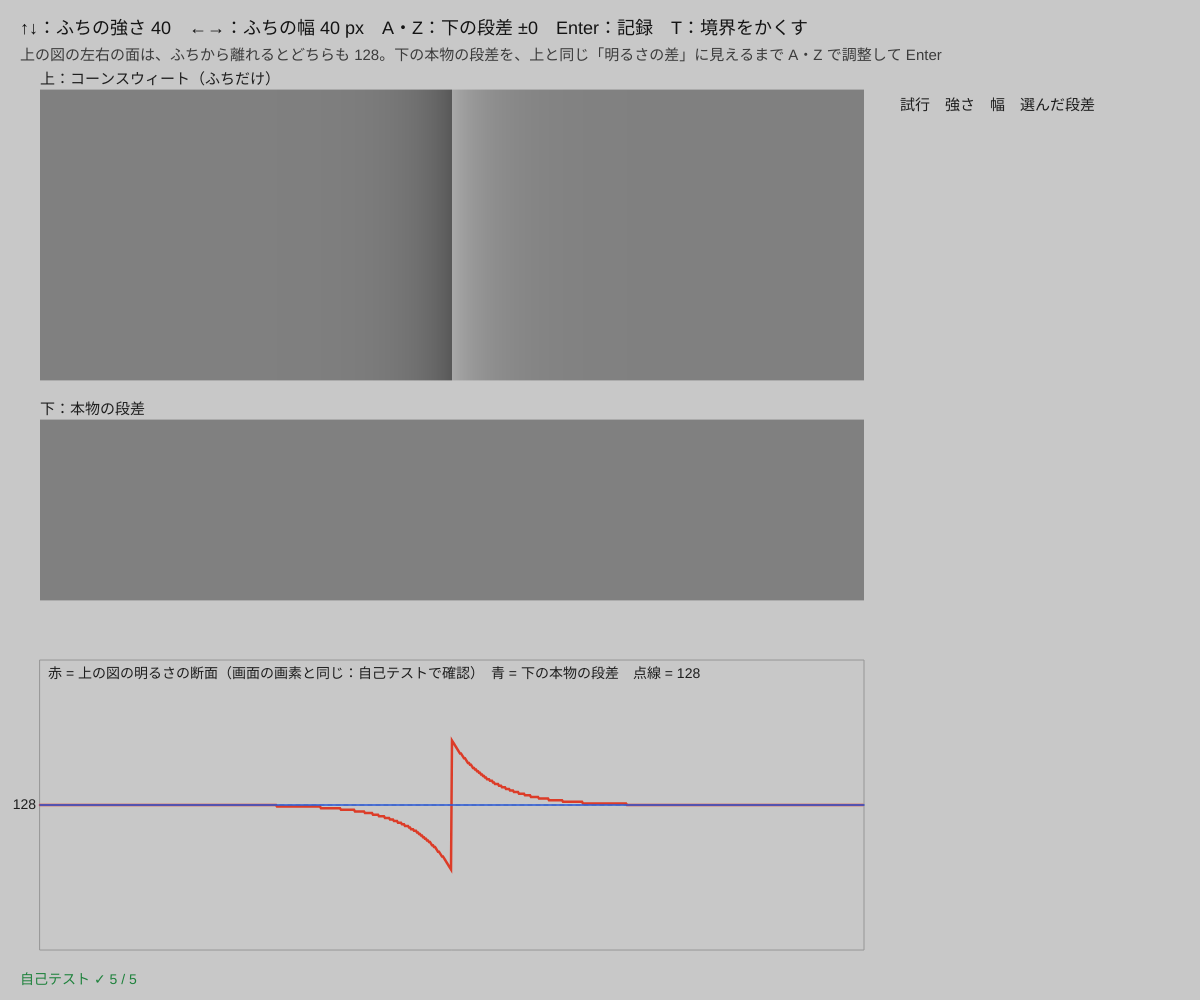
Frame 1 (no input)
Frame 60 (no input): identical to frame 1, image omitted
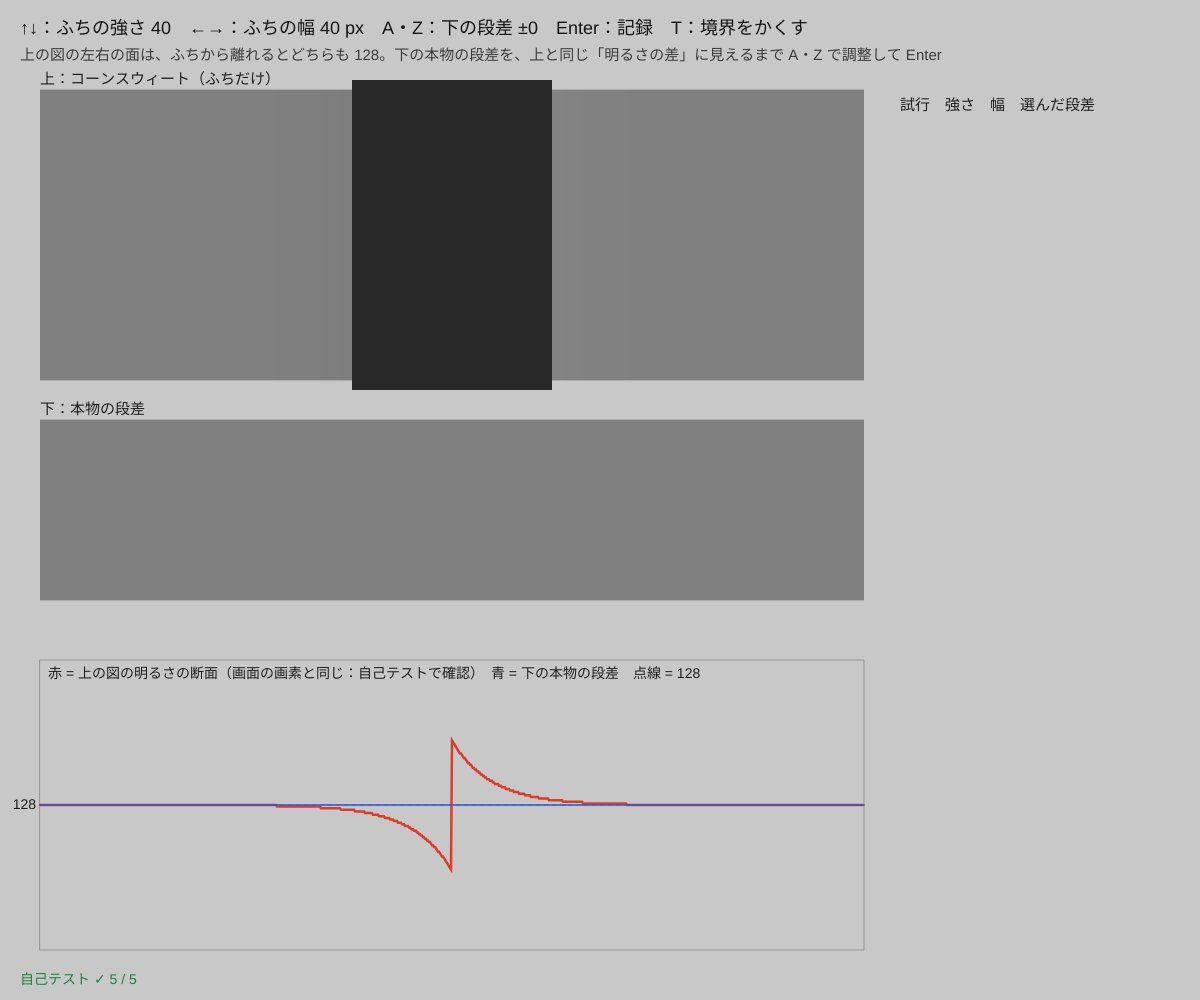
Frame 120 (the mouse pressed at the canvas centre since frame 60)

The p5.js sketch that drew these frames (run headless with seeded random() and noise() and a simulated clock; from frame 60 on, the mouse is pressed at the canvas centre):

// p5.js sketch
// ── sketch.js
// ============================================
// 06 クレイク＝オブライエン＝コーンスウィート錯視
// 左右の面はまったく同じ灰色。境界の「ふち」だけ、左は少し暗く・右は少し明るくしてある
// それだけで、右の面全体が明るく見える。脳はふち（変化）から面の明るさを推測している
// ↑↓ = ふちの強さ / ←→ = ふちの幅 / A・Z = 下の「本物の段差」の大きさ / Enter = 記録 / R = 消す
// T またはマウスを押している間 = 真実を見る（境界を棒でかくす → 左右が同じに見える）
// ============================================

let G = 128;                 // ★ 面の灰色
let amp = 40;                // ★ ふちの強さ（境界での明暗の差の半分）
let wpx = 40;                // ★ ふちの幅 px（指数関数のなだらかさ）
let stepD = 0;               // 本物の段差（左 G − stepD、右 G + stepD）
let truthKey = false, trials = [], prof = [];
let pg;

function setup() {
  createCanvas(windowWidth, windowHeight);
  noSmooth();                 // バッファを拡大するとき画素をまぜない（画素の値を正確に保つ）
  build();
  drawScene(false);
  selfTest();
}
function truthOn() { return truthKey || mouseIsPressed; }
function draw() { drawScene(truthOn()); }

function area() { return { x0: 40, x1: Math.round(width * 0.72), y0: 90, y1: Math.round(height * 0.38), y2: Math.round(height * 0.42), y3: Math.round(height * 0.6) }; }
function edgeX() { let A = area(); return Math.round((A.x0 + A.x1) / 2); }
// コーンスウィートの明るさの断面：境界からの距離 d で指数関数的に G に戻る
function cornsweet(x) {
  let d = x + 0.5 - edgeX();
  return Math.round(G + Math.sign(d) * amp * Math.exp(-Math.abs(d) / wpx));
}

// 2 つの図をバッファに描く（パラメータを変えたときだけ）
function build() {
  let A = area();
  if (!pg || pg.width !== width || pg.height !== height) { if (pg) pg.remove(); pg = createGraphics(width, height); pg.pixelDensity(1); }
  pg.clear(); pg.strokeWeight(1);
  prof = [];
  for (let x = A.x0; x < A.x1; x++) {
    let v = cornsweet(x); prof.push(v);
    pg.stroke(v); pg.line(x + 0.5, A.y0, x + 0.5, A.y1);
    pg.stroke(x < edgeX() ? G - stepD : G + stepD); pg.line(x + 0.5, A.y2, x + 0.5, A.y3);
  }
}

function drawScene(truth) {
  background(200);
  let A = area(), ex = edgeX();
  image(pg, 0, 0, width, height);
  if (truth) { noStroke(); fill(40); rect(ex - Math.max(12, wpx * 2.5), A.y0 - 10, 2 * Math.max(12, wpx * 2.5), A.y1 - A.y0 + 20); }
  // 断面のグラフ（上の図の 1 行の明るさ）
  let gy0 = Math.round(height * 0.66), gy1 = height - 50, yOf = (v) => gy1 - ((v - (G - 90)) / 180) * (gy1 - gy0);
  noFill(); stroke(150); strokeWeight(1); rect(A.x0, gy0, A.x1 - A.x0, gy1 - gy0);
  stroke(120); drawingContext.setLineDash([4, 4]); line(A.x0, yOf(G), A.x1, yOf(G)); drawingContext.setLineDash([]);
  stroke(220, 60, 40); strokeWeight(2.5); beginShape(); prof.forEach((v, i) => vertex(A.x0 + i, yOf(v))); endShape();
  stroke(40, 90, 220); strokeWeight(1.5); beginShape(); vertex(A.x0, yOf(G - stepD)); vertex(ex, yOf(G - stepD)); vertex(ex, yOf(G + stepD)); vertex(A.x1, yOf(G + stepD)); endShape();
  noStroke(); fill(30); textSize(14); textAlign(LEFT, BASELINE);
  text('赤 = 上の図の明るさの断面（画面の画素と同じ：自己テストで確認）　青 = 下の本物の段差　点線 = ' + G, A.x0 + 8, gy0 + 18);
  textAlign(RIGHT, CENTER); text(G, A.x0 - 4, yOf(G)); textAlign(LEFT, BASELINE);
  // 文字
  fill(20); textSize(18);
  text('↑↓：ふちの強さ ' + amp + '　←→：ふちの幅 ' + wpx + ' px　A・Z：下の段差 ±' + stepD + '　Enter：記録　T：境界をかくす', 20, 34);
  fill(60); textSize(15);
  text('上の図の左右の面は、ふちから離れるとどちらも ' + G + '。下の本物の段差を、上と同じ「明るさの差」に見えるまで A・Z で調整して Enter', 20, 60);
  fill(30); textSize(15); textAlign(LEFT, BASELINE);
  text('上：コーンスウィート（ふちだけ）', A.x0, A.y0 - 6); text('下：本物の段差', A.x0, A.y2 - 6);
  let tx = Math.round(width * 0.75), ty = 110;
  text('試行　強さ　幅　選んだ段差', tx, ty);
  let last = trials.slice(-10); fill(60);
  last.forEach((t, i) => text((trials.length - last.length + i + 1) + '　　' + t.amp + '　　' + t.w + '　　±' + t.d, tx, ty + 22 * (i + 1)));
  if (trials.length) { fill(20); text('平均：段差 ±' + mean(trials.map((t) => t.d)).toFixed(1) + '（ふちの強さの ' + ((100 * mean(trials.map((t) => t.d / t.amp))) | 0) + ' %）', tx, ty + 22 * 11 + 6); }
  fill(selfTestResults.length && selfTestResults.every((r) => r.ok) ? color(30, 130, 60) : color(200, 40, 40)); textSize(14);
  text(selfTestLine(), 20, height - 16);
}

function keyPressed() {
  if (key === UP_ARROW) { amp = Math.min(100, amp + 5); build(); }
  if (key === DOWN_ARROW) { amp = Math.max(0, amp - 5); build(); }
  if (key === RIGHT_ARROW) { wpx = Math.min(200, wpx + 5); build(); }
  if (key === LEFT_ARROW) { wpx = Math.max(5, wpx - 5); build(); }
  if (key === 'a' || key === 'A') { stepD = Math.min(100, stepD + 1); build(); }
  if (key === 'z' || key === 'Z') { stepD = Math.max(0, stepD - 1); build(); }
  if (key === 't' || key === 'T') truthKey = !truthKey;
  if (key === 'r' || key === 'R') trials = [];
  if (key === ENTER) { trials.push({ amp, w: wpx, d: stepD }); stepD = 0; build(); }
}
function mean(a) { return a.length ? a.reduce((s, x) => s + x, 0) / a.length : 0; }
function windowResized() { resizeCanvas(windowWidth, windowHeight); build(); }

// ---------- やってみよう ----------
// 1. ふちの強さ 40 のとき、本物の段差はいくつに見えた？ 何回か測って平均を出す
// 2. ふちの幅を 5 px（くっきり）と 150 px（なだらか）で比べる。どちらが「面全体」の差に見える？
// 3. T で境界をかくすと、左右は同じに見える。指で画面の境界をかくしても OK
// 4. 断面のグラフの赤い線：遠くでは左右とも点線（128）に重なっている
// 5. cornsweet() の exp をやめて、直線で G に戻すとどうなる？


// ==================================================
// ここから下は「錯視の道具」（中身は読まなくても OK。消さないでね）
// ==================================================
function readPix(x, y) {
  let d = pixelDensity(), i = 4 * (Math.round(y * d) * Math.round(width * d) + Math.round(x * d));
  return [pixels[i], pixels[i + 1], pixels[i + 2]];
}

// ---- 自己テスト：上の図の 1 行の画素を全部読み、左右の面が同じ灰色か、ふちの明暗が打ち消し合うかを確かめる
let selfTestResults = [];
function selfTest() {
  let R = [], ok = (name, cond) => R.push({ name, ok: !!cond }), A = area(), ex = edgeX();
  drawScene(false); loadPixels();
  let y = Math.round((A.y0 + A.y1) / 2), row = [];
  for (let x = A.x0; x < A.x1; x++) row.push(readPix(x, y)[0]);
  let l = readPix(A.x0 + 10, y), r = readPix(A.x1 - 10, y);
  ok('左の面 (' + l.join(',') + ') と右の面 (' + r.join(',') + ') は同じ ' + G, l.join() === r.join() && l[0] === G && l[1] === G && l[2] === G);
  ok('境界のすぐ左は暗く ' + readPix(ex - 1, y)[0] + '、すぐ右は明るく ' + readPix(ex, y)[0], readPix(ex - 1, y)[0] < G && readPix(ex, y)[0] > G);
  let dev = row.reduce((s, v) => s + (v - G), 0);
  ok('ふちの明暗は打ち消し合う：(画素 − ' + G + ') の合計 = ' + dev + '（ほぼ 0）', Math.abs(dev) <= 3);
  ok('画面の画素 = 計算した断面（' + row.length + ' 画素すべて）', row.every((v, i) => v === prof[i]));
  ok('はじめの「本物の段差」は 0：下の図は左右とも ' + G, readPix(A.x0 + 10, A.y3 - 10)[0] === G && readPix(A.x1 - 10, A.y3 - 10)[0] === G);
  selfTestResults = R;
  for (let q of R) (q.ok ? console.log : console.error)((q.ok ? '✓ ' : '✗ ') + q.name);
  return R.every((q) => q.ok);
}
function selfTestLine() { let n = selfTestResults.filter((r) => r.ok).length; return '自己テスト ' + (n === selfTestResults.length ? '✓ ' : '✗ ') + n + ' / ' + selfTestResults.length; }
